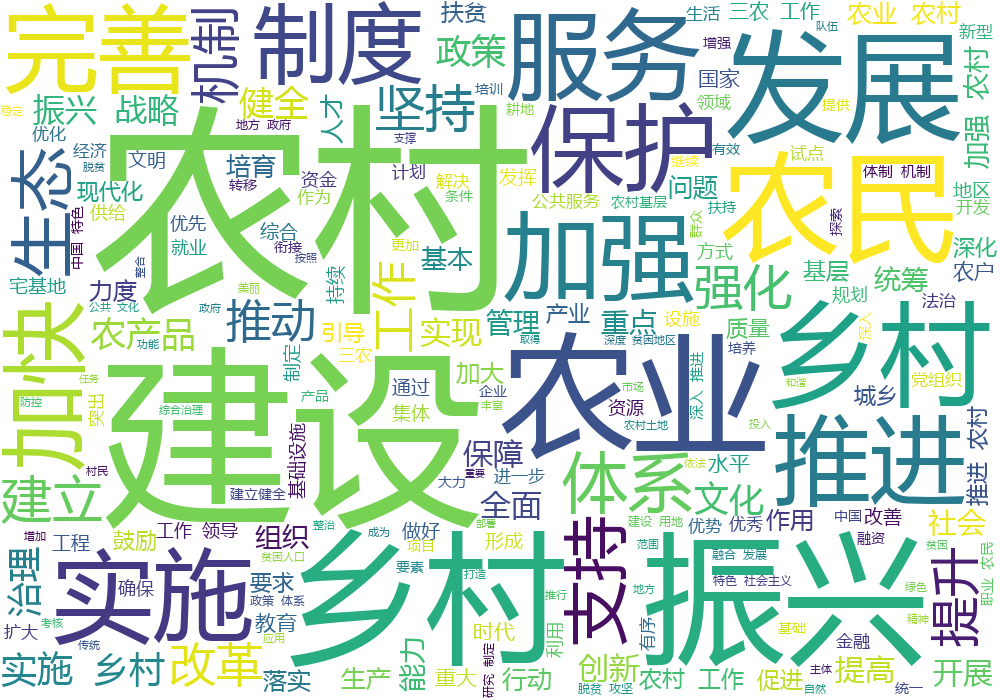

This figure's Python source:

import wordcloud
import jieba

if __name__ == "__main__":
    c = wordcloud.WordCloud(width=1000, height=700,
                            font_path="/usr/share/fonts/deepin-font-install/YaHei Consolas Hybrid/YaHei.Consolas.1.11b.ttf", background_color='white')
    f = open('关于实施乡村振兴战略的意见.txt')
    s = f.read()
    f.close()
    words = jieba.lcut(s)
    c.generate(' '.join(words))
    c.to_file('./2.png')
